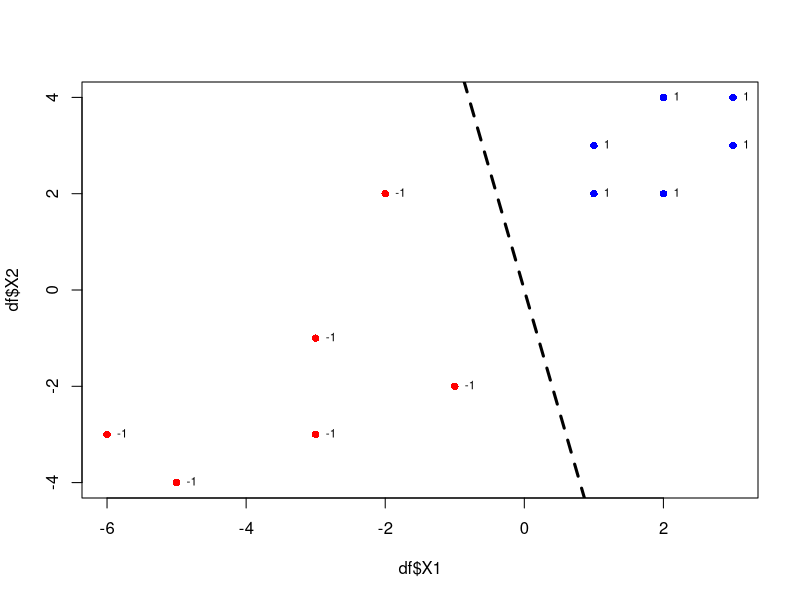

Here is the R script that generated this plot:
# simple perceptron demo

#create a data frame
df <- data.frame(cbind(
  c(-2,-3,-1,-3,-5,-6,2,3,2,1,1,3),
  c(2,-3,-2,-1,-4,-3,4,3,2,2,3,4),
  c(rep(-1,6),rep(1,6))
))
names(df)[3] <- "LABEL"

#plot data
plot(df$X1, df$X2, col = ifelse(df$LABEL == 1,"blue", "red"), pch=16)
text(df$X1, df$X2, labels = df$LABEL, cex=0.7, pos=4)

#perceptron aglorithm
w <- rep(0, ncol(df)-1) #initialize weight vector

repeat{
  
  m <- 0 #count the number of misclassification, m
  
  for(i in 1:nrow(df)){ #loop over each (data, label) pair un the dataset
    
    y <- df[i,ncol(df)]
    X <- as.numeric(df[i,-ncol(df)])
    
    if(y * (w %*% X) <= 0){ #if the pair (data, label) is misclassified
      w <- w + y*X #update the weight vector w
      m <- m + 1 #counter the number of misclassification
    }
  }
  
  if(m == 0){ #if the most recent vector w gave 0 misclassification
    break #break out of the while-loop
  }
}

#plot threshold
abline(a = 0, b = -w[1] / w[2], lwd=3, lty=2)



             